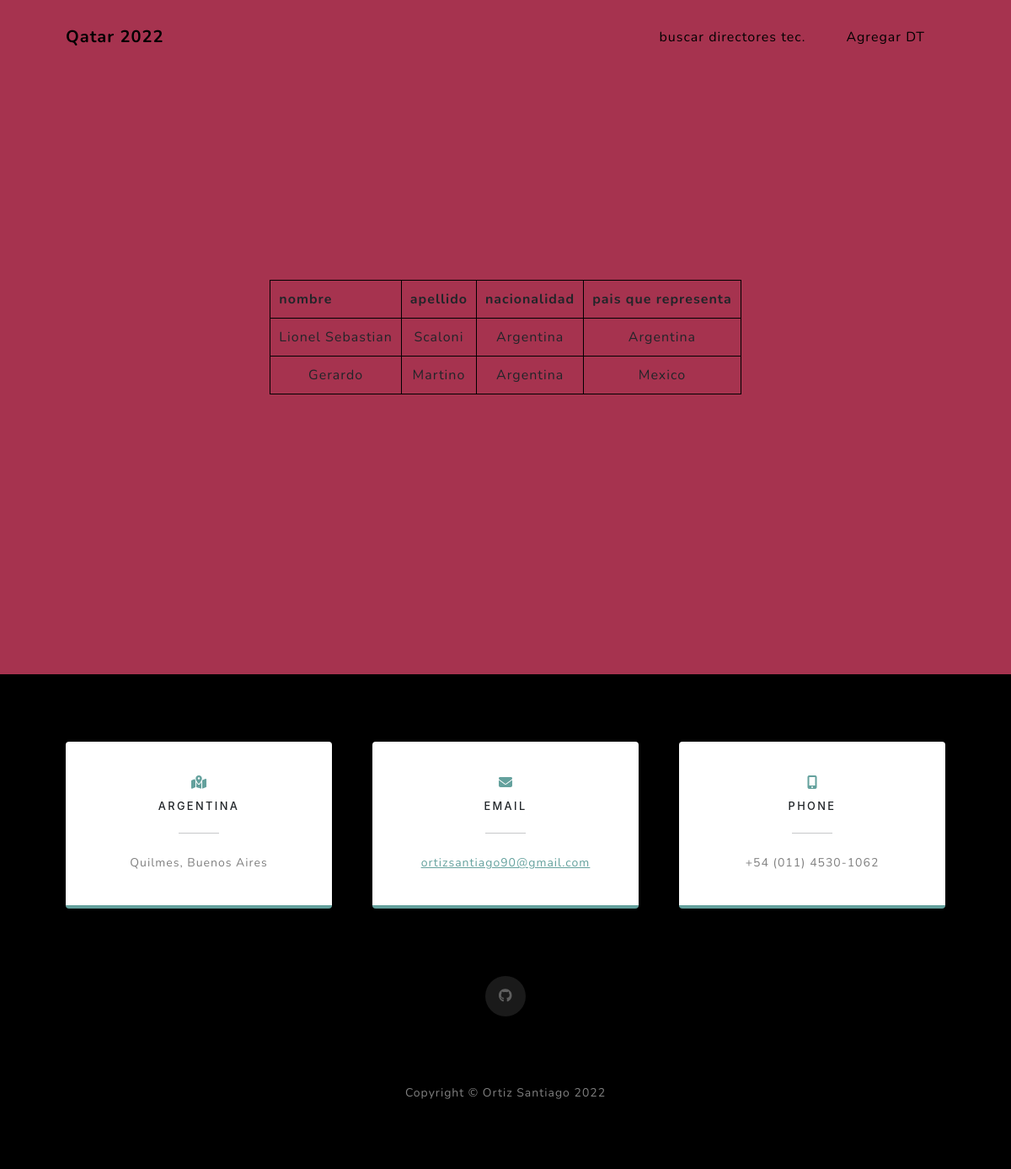
The app's page /directores_Tecn/ with its own data.
### appmundial/models.py (models this page shows)
class DT(models.Model):
    nombre_dt = models.CharField(max_length=40)
    apellido_dt = models.CharField(max_length=40)
    pais_dt = models.CharField(max_length=40)
    seleccion_representada = models.CharField(max_length=40)

### appmundial/views.py (the view)
# urls.py: path("directores_Tecn/",views.Directores_tecnicos, name="mundial-directores_Tecn"),
def Directores_tecnicos(request):
    director = DT.objects.all()
    datos = { "listasdirectores" : director }
    return render(request, "appmundial/directores_tec.html", datos)

### appmundial/templates/appmundial/directores_tec.html (shortened to what this page needs)
{% extends "appmundial/base3.html" %}
{% block nav %}
<li class="nav-item"><a class="nav-link" style="color:black ;" href="{% url 'mundial-directores_Tecn-buscar' %}">buscar directores tec.</a></li>
<li class="nav-item"><a class="nav-link" style="color:black ;" href="{% url 'mundial-directores_Tecn-agregar' %}">Agregar DT</a></li>
{% endblock %}
{% block contenido %}
<div class="masthead" style="background: rgb(166, 51, 79) ;">
    <div class="container px-4 px-lg-5 d-flex h-100 align-items-center justify-content-center">
        <table>
            <thead>
                <tr>
                    <th scope="col">nombre</th>
                    <th scope="col">apellido</th>
                    <th scope="col">nacionalidad</th>
                    <th scope="col">pais que representa</th>
                </tr>
            </thead>
            <tbody>
                {% for dt in listasdirectores %}
                <tr>
                    <td>{{dt.nombre_dt}}</td>
                    <td>{{dt.apellido_dt}}</td>
                    <td>{{dt.pais_dt}}</td>
                    <td>{{dt.seleccion_representada}}</td>
                {% endfor %}
                </tr>
            </tbody>
        </table>
    </div>
</div>
{% endblock %}

### appmundial/templates/appmundial/directores_tec.html (style rules this page uses)
table, th, td { border: 1px solid black; border-collapse: collapse; }
th, td { padding: 10px; }
td { text-align: center; }

### records on screen
DT: nombre_dt "Lionel Sebastian", apellido_dt "Scaloni", pais_dt "Argentina", seleccion_representada "Argentina"
DT: nombre_dt "Gerardo", apellido_dt "Martino", pais_dt "Argentina", seleccion_representada "Mexico"
